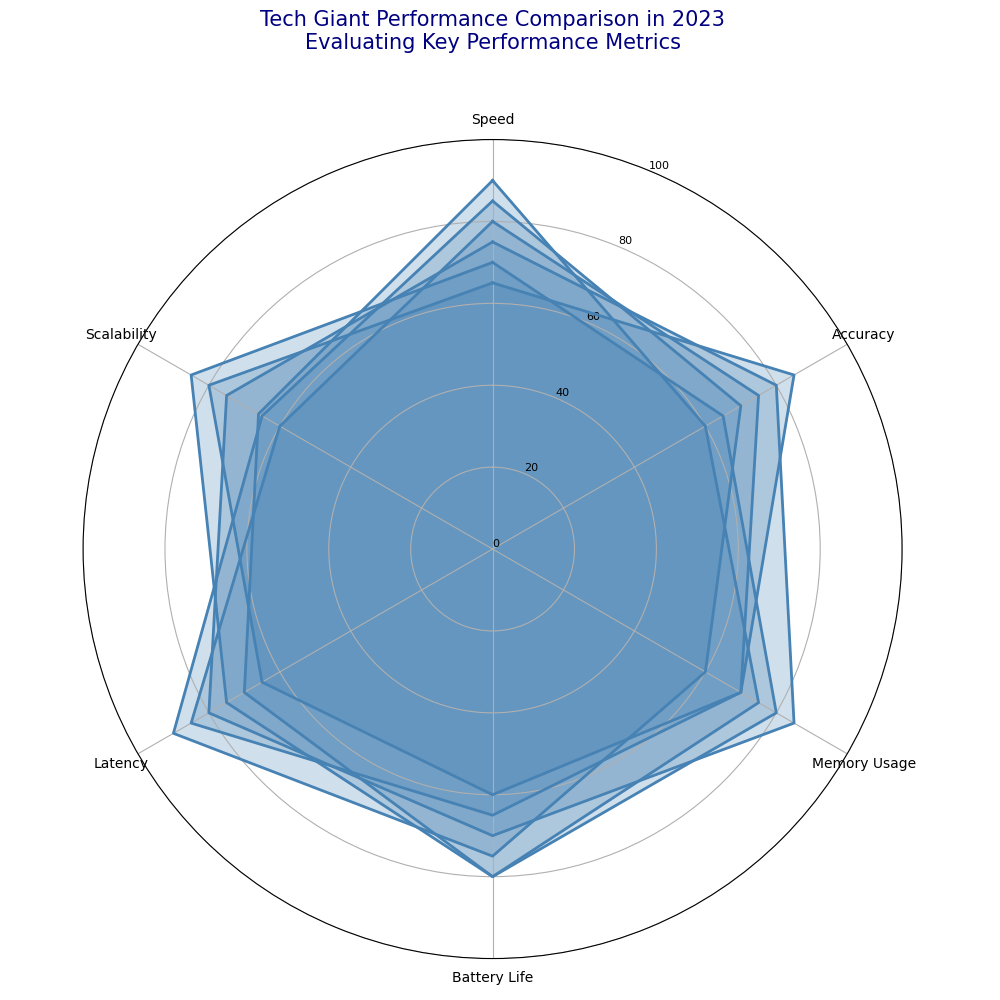

Reproduce this figure in Python.
import numpy as np
import matplotlib.pyplot as plt

aspects = ['Speed', 'Accuracy', 'Memory Usage', 'Battery Life', 'Latency', 'Scalability']
num_aspects = len(aspects)

companyA_scores = [85, 70, 60, 75, 90, 65]
companyB_scores = [80, 75, 70, 65, 85, 60]
companyC_scores = [75, 80, 85, 70, 80, 75]
companyD_scores = [70, 65, 80, 80, 75, 85]

companyE_scores = [90, 60, 75, 80, 70, 66]
companyF_scores = [65, 85, 70, 60, 65, 80]

data = [companyA_scores, companyB_scores, companyC_scores, companyD_scores, companyE_scores, companyF_scores]

single_color = '#4682B4'  # A shade of blue

angles = np.linspace(0, 2 * np.pi, num_aspects, endpoint=False).tolist()
angles += angles[:1]

fig, ax = plt.subplots(figsize=(10, 10), subplot_kw=dict(polar=True))

for scores in data:
    scores += scores[:1]
    ax.fill(angles, scores, color=single_color, alpha=0.25)
    ax.plot(angles, scores, linewidth=2, linestyle='solid', color=single_color)

ax.set_theta_offset(np.pi / 2)
ax.set_theta_direction(-1)

ax.set_xticks(angles[:-1])
ax.set_xticklabels(aspects, fontsize=10)

ax.set_ylim(0, 100)
ax.set_yticks(range(0, 101, 20))
ax.set_yticklabels(map(str, range(0, 101, 20)), fontsize=8)

plt.title('Tech Giant Performance Comparison in 2023\nEvaluating Key Performance Metrics', size=15, color='navy', y=1.1, ha='center')

plt.tight_layout()
plt.show()
